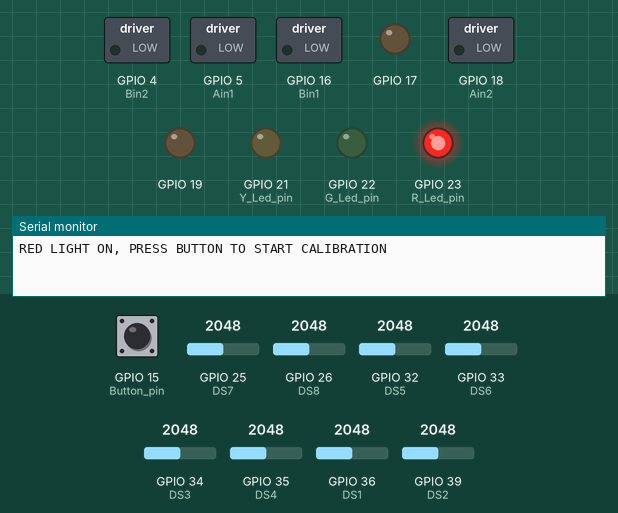
Bench run of a sketch on a simulated ESP32. On the bench: switched loads named in the sketch (green lamp = pin HIGH), output pins drawn as LEDs (lit = HIGH), the last lines printed to the serial monitor. The test bench sets the inputs (shaded band); at power-on: GPIO 15 (Button_pin) HIGH, GPIO 25 (DS7) = 2048, GPIO 26 (DS8) = 2048, GPIO 32 (DS5) = 2048, GPIO 33 (DS6) = 2048, GPIO 34 (DS3) = 2048, GPIO 35 (DS4) = 2048, GPIO 36 (DS1) = 2048, GPIO 39 (DS2) = 2048.

Above: at 1.1 s.
1.2 s: GPIO 15 (Button_pin) pulled LOW for 0.15 s
At 2.4 s:
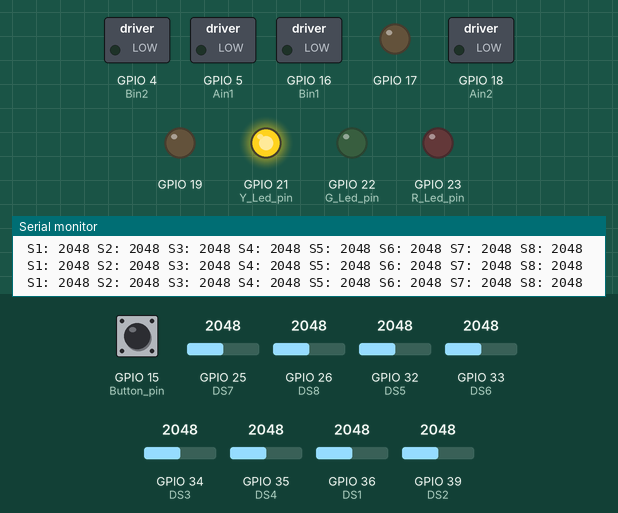
2.8 s: GPIO 25 (DS7) set to 1059
5.8 s: GPIO 25 (DS7) set to 947
At 8.7 s:
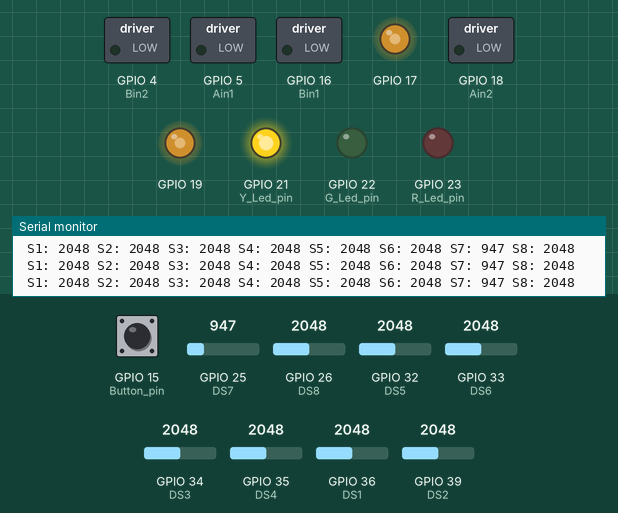
Timing chart, 0 to 14.8 s (numbered marks = the images above; inputs shaded):
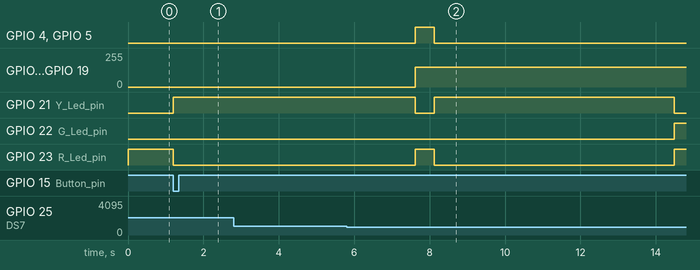

The sketch:

Line_follower_final_code.ino
```cpp
//  Motor A connections--------------------------------------------------------- left motor
const int Motor_A_pwm = 19;
const int Ain2 = 18;
const int Ain1 = 5;

// Motor B connections-----------------------------------------------------------
const int Motor_B_pwm = 17;
const int Bin1 = 16;
const int Bin2 = 4;

// PWM SETUP-----------------------------------------------------------------------
const int PWM_CHANNEL_0 = 0;     // ESP32 has 16 channels which can generate 16 independent waveforms - high speed from 8 - 15
const int PWM_CHANNEL_1 = 1;     // ESP32 has 16 channels which can generate 16 independent waveforms - high speed from 8 - 15

const int PWM_FREQ = 490;    // in Hz - Recall that Arduino Uno is ~490 Hz. Official ESP32 example uses 5,000Hz i
const int PWM_RESOLUTION = 8;  // We'll use same resolution as Uno (8 bits, 0-255) but ESP32 can go up to 16 bits

// The max duty cycle value based on PWM resolution (will be 255 if resolution is 8 bits)
const int MAX_DUTY_CYCLE = (int)(pow(2, PWM_RESOLUTION) - 1);


// analog input for 8 ir array

int DS1 = 36; // left most
int DS2 = 39;
int DS3 = 34;
int DS4 = 35;
int DS5 = 32;
int DS6 = 33;
int DS7 = 25;
int DS8 = 26; /// rightmost

// 8 ir array sensor val
 int S1 = 0 ;
 int S2 = 0 ;
 int S3 = 0 ;
 int S4 = 0 ;
 int S5 = 0 ;
 int S6 = 0 ;
 int S7 = 0 ;
 int S8 = 0 ;

 // 8 IR ARRAY SUM VARIABLES
 int  S1_sum = 0;
 int  S2_sum = 0;
 int  S3_sum = 0;
 int  S4_sum = 0;
 int  S5_sum = 0;
 int  S6_sum = 0;
 int  S7_sum = 0;
 int  S8_sum = 0;

 // 8 IR AVERAGE VARIABLES
 int S1_avg [2]; // [ 0 is max average , 1 is min average ]
 int S2_avg [2];
 int S3_avg [2];
 int S4_avg [2];
 int S5_avg [2];
 int S6_avg [2];
 int S7_avg [2];
 int S8_avg [2];


// DECLARING WEIGHTS

int weights[8] = {-40, -30, -20, -10, 10, 20, 30, 40};
 // midpoint and desired setpoint
double midpoint ;
double setpoint ;
double stoppoint;

// Samplin rate timer
 unsigned long Sampling_rate = 50; // milliseconds = 4 milliseconds = 0.004 seconds = 250hz
 double Sampling_rate_seconds = Sampling_rate / 1000.0;
 unsigned long Current_timer ;
 unsigned long Current_timer2 ;
 unsigned long Start_timer ;
 unsigned long Start_timer2 ;
 unsigned long Stop_duration = 2000 ;

//------------------------------PID VALUES ----------------------
double KP = 15.5; // intrgral constant - TUNE THI

double Ki =  0.0100; // intrgral constant - TUNE THIS
double Integral;

double Kd = 0.5; // Derivative constant- TUNE THIS
double Derivative ;

double error ;
double error_previous = 0;
double PID_output ;

//------------------------------PID FUNCTION ----------------------
void PID(){
error = setpoint - midpoint ;
Integral  = Integral + (error * Sampling_rate_seconds);
Derivative = (error - error_previous) / Sampling_rate_seconds ;

PID_output = (KP  * error) + (Ki * Integral) + (Kd * Derivative);

error_previous = error ; /// save previous error time

}

void setup()
{

 Start_timer = millis();
 Start_timer2 = millis();

 Serial.begin(115200);

   // Set all the motor control pins to outputs
  pinMode(Ain1, OUTPUT);
  pinMode(Ain2, OUTPUT);
  pinMode(Bin1, OUTPUT);
  pinMode(Bin2, OUTPUT);

  ledcAttachChannel(Motor_A_pwm, PWM_FREQ, PWM_RESOLUTION, PWM_CHANNEL_0 );
  ledcAttachChannel(Motor_B_pwm, PWM_FREQ, PWM_RESOLUTION, PWM_CHANNEL_1 );

  // Turn off motors - Initial state
  digitalWrite(Ain1, LOW);
  digitalWrite(Ain2, LOW);
  digitalWrite(Bin1, LOW);
  digitalWrite(Bin2, LOW);

  pinMode(DS1,INPUT);
  pinMode(DS2,INPUT);
  pinMode(DS3,INPUT);
  pinMode(DS4,INPUT);
  pinMode(DS5,INPUT);
  pinMode(DS6,INPUT);
  pinMode(DS7,INPUT);
  pinMode(DS8,INPUT);


 // place the robot on the black calibration section  red light comes on

  int R_Led_pin = 23;
  int Y_Led_pin = 21;
  int G_Led_pin = 22;
  int Button_pin = 15;

  pinMode( R_Led_pin , OUTPUT);
  pinMode( Y_Led_pin , OUTPUT);
  pinMode( G_Led_pin , OUTPUT);
  pinMode( Button_pin, INPUT_PULLUP);

  digitalWrite(R_Led_pin, HIGH);
  digitalWrite(Y_Led_pin, LOW);
  digitalWrite(G_Led_pin, LOW);

  Serial.println("RED LIGHT ON, PRESS BUTTON TO START CALIBRATION");

  int button_state = 1;

  // if button is pushed Red light goes off, YELLOW COMES ON and then calibartion starts

  while( button_state == 1 ) {

   button_state = digitalRead(Button_pin);

   delay (300);

   button_state = digitalRead(Button_pin);

   }

  digitalWrite(R_Led_pin, LOW);
  digitalWrite(Y_Led_pin, HIGH);
  digitalWrite(G_Led_pin, LOW);


 // place the robot on the black calibration section  red light comes on takes reading 1000 average for seconds store as max
    int avg_read_no = 1000 ;
    for ( int i = 0; i < avg_read_no ; i++){

     S1 = analogRead(DS1);
     S2 = analogRead(DS2);
     S3 = analogRead(DS3);
     S4 = analogRead(DS4);
     S5 = analogRead(DS5);
     S6 = analogRead(DS6);
     S7 = analogRead(DS7);
     S8 = analogRead(DS8);

     S1_sum += S1 ;
     S2_sum += S2 ;
     S3_sum += S3 ;
     S4_sum += S4 ;
     S5_sum += S5 ;
     S6_sum += S6 ;
     S7_sum += S7 ;
     S8_sum += S8 ;

    // commmment out
    Serial.print(" S1: "); Serial.print(S1); Serial.print(" S2: "); Serial.print(S2); Serial.print(" S3: "); Serial.print(S3);  Serial.print(" S4: "); Serial.print(S4); Serial.print(" S5: "); Serial.print(S5); Serial.print(" S6: "); Serial.print(S6); Serial.print(" S7: "); Serial.print(S7); Serial.print(" S8: "); Serial.print(S8); Serial.println(" ");

    }

  S1_avg [0] = S1_sum / avg_read_no ;
  S2_avg [0] = S2_sum / avg_read_no ;
  S3_avg [0] = S3_sum / avg_read_no ;
  S4_avg [0] = S4_sum / avg_read_no ;
  S5_avg [0] = S5_sum / avg_read_no ;
  S6_avg [0] = S6_sum / avg_read_no ;
  S7_avg [0] = S7_sum / avg_read_no ;
  S8_avg [0] = S8_sum / avg_read_no ;

 // Red light comes on once the scanning is done and ot ortates to scan the other part

  digitalWrite(R_Led_pin, HIGH);
  digitalWrite(Y_Led_pin, LOW);
  digitalWrite(G_Led_pin, LOW);


 // robot turns righ to white section turn on led
   Serial.println(" Turning to white side for calibration");

   ledcWriteChannel(PWM_CHANNEL_0, 150);
   ledcWriteChannel(PWM_CHANNEL_1, 150);

   // SPIN RIGHT
   digitalWrite(Ain1, HIGH);
   digitalWrite(Ain2, LOW);
   digitalWrite(Bin1, LOW);
   digitalWrite(Bin2, HIGH);
   Serial.print("SPINNING TO WHITE SIDE ");

   delay(500);

   // STOP
   digitalWrite(Ain1, LOW);
   digitalWrite(Ain2, LOW);
   digitalWrite(Bin1, LOW);
   digitalWrite(Bin2, LOW);
   Serial.print("STOP MOVING ");

 // red light goes off and scanning of white section begins \  digitalWrite(R_Led_pin, HIGH);
  digitalWrite(R_Led_pin, LOW);
  digitalWrite(Y_Led_pin, HIGH);
  digitalWrite(G_Led_pin, LOW);

// RESET SUM
S1_sum = S2_sum = S3_sum = S4_sum = S5_sum = S6_sum = S7_sum = S8_sum = 0;

 // rtakes reading 1000 average readings store as min
  for ( int i = 0; i < avg_read_no ; i++){

  S1 = analogRead(DS1);
  S2 = analogRead(DS2);
  S3 = analogRead(DS3);
  S4 = analogRead(DS4);
  S5 = analogRead(DS5);
  S6 = analogRead(DS6);
  S7 = analogRead(DS7);
  S8 = analogRead(DS8);

  S1_sum += S1 ;
  S2_sum += S2 ;
  S3_sum += S3 ;
  S4_sum += S4 ;
  S5_sum += S5 ;
  S6_sum += S6 ;
  S7_sum += S7 ;
  S8_sum += S8 ;

  // comment out
  Serial.print(" S1: "); Serial.print(S1); Serial.print(" S2: "); Serial.print(S2); Serial.print(" S3: "); Serial.print(S3);  Serial.print(" S4: "); Serial.print(S4); Serial.print(" S5: "); Serial.print(S5); Serial.print(" S6: "); Serial.print(S6); Serial.print(" S7: "); Serial.print(S7); Serial.print(" S8: "); Serial.print(S8); Serial.println(" ");

  }

  S1_avg [1] = S1_sum / avg_read_no ;
  S2_avg [1] = S2_sum / avg_read_no ;
  S3_avg [1] = S3_sum / avg_read_no ;
  S4_avg [1] = S4_sum / avg_read_no ;
  S5_avg [1] = S5_sum / avg_read_no ;
  S6_avg [1] = S6_sum / avg_read_no ;
  S7_avg [1] = S7_sum / avg_read_no ;
  S8_avg [1] = S8_sum / avg_read_no ;

 /// determins midpoint - s4 and 5 are on black  via // Line Position = Σ(SensorValue × Weight) / Σ(SensorValue) using S1 to S3 on WHITE, S4 and S5 on black, and S6 to S8 on white

midpoint = (
  (weights[0] * S1_avg[1]) +
  (weights[1] * S2_avg[1]) +
  (weights[2] * S3_avg[1]) +
  (weights[3] * S4_avg[0]) +
  (weights[4] * S5_avg[0]) +
  (weights[5] * S6_avg[1]) +
  (weights[6] * S7_avg[1]) +
  (weights[7] * S8_avg[1])
) / double( S1_avg[1] + S2_avg[1] + S3_avg[1] + S4_avg[0] + S5_avg[0] + S6_avg[1] + S7_avg[1] + S8_avg[1] );

setpoint = midpoint;

Serial.print("Calibrated Setpoint [-40 to 40 scale]: ");
Serial.println(setpoint);


 // red AND GREEN  light comes on scanning calibration done
  digitalWrite(R_Led_pin, HIGH);
  digitalWrite(Y_Led_pin, LOW);
  digitalWrite(G_Led_pin, HIGH);

 // IF BUTTON IS PRESSED START LINE FOLLLOWINF PID ALGORITHM

  button_state = 1 ;

  while( button_state == 1 ) {

   digitalWrite(G_Led_pin, HIGH);

   button_state = digitalRead(Button_pin);

   delay (300);

   button_state = digitalRead(Button_pin);

   digitalWrite(G_Led_pin, LOW);

  }

  digitalWrite(R_Led_pin, LOW);
  digitalWrite(Y_Led_pin, LOW);
  digitalWrite(G_Led_pin, HIGH);

  delay(2500);

}


void loop()
{
  getmidpoint();

  // PWM SPEEED DECLARATION
   int dutyCycle_L ;
   int dutyCycle_R ;


  Current_timer = millis();

  if ( Current_timer - Start_timer >= Sampling_rate ){

   PID();

 //   Serial.print("Error ;") ;   Serial.println (error ) ;
 //   Serial.print("PID OUTPUT: "); Serial.println(PID_output);

  Start_timer = Current_timer ;
  }

  int base_speed_pwm = 65 ;

  int steering_val = round (PID_output) ;

  int steering_val_max  =  255 - base_speed_pwm ;

  steering_val = constrain (steering_val, -steering_val_max, steering_val_max);

   dutyCycle_L = base_speed_pwm - steering_val;
   dutyCycle_R = base_speed_pwm + steering_val;

   dutyCycle_L = constrain(dutyCycle_L , 0, 255);
   dutyCycle_R = constrain(dutyCycle_R , 0, 255);


 //   Serial.print("Moving forward at "); Serial.print(" L PWM ");  Serial.print (dutyCycle_L); Serial.print(" R PWM ");  Serial.println(dutyCycle_R);

// lse{ dutyCycle_L = 0; dutyCycle_R = 0; }

   ledcWriteChannel(PWM_CHANNEL_0, dutyCycle_L);
   ledcWriteChannel(PWM_CHANNEL_1, dutyCycle_R);

   // FORWARD
   digitalWrite(Ain1, HIGH);
   digitalWrite(Ain2, LOW);
   digitalWrite(Bin1, HIGH);
   digitalWrite(Bin2, LOW);

   // ALL BLACK STOP

   // BUTTON TO STOP

}

void getmidpoint(){

 // get sensor readings

  S1 = analogRead(DS1);
  S2 = analogRead(DS2);
  S3 = analogRead(DS3);
  S4 = analogRead(DS4);
  S5 = analogRead(DS5);
  S6 = analogRead(DS6);
  S7 = analogRead(DS7);
  S8 = analogRead(DS8);

  // comment out

//  Serial.print(" S1: "); Serial.print(S1); Serial.print(" S2: "); Serial.print(S2); Serial.print(" S3: "); Serial.print(S3);  Serial.print(" S4: "); Serial.print(S4); Serial.print(" S5: "); Serial.print(S5); Serial.print(" S6: "); Serial.print(S6); Serial.print(" S7: "); Serial.print(S7); Serial.print(" S8: "); Serial.print(S8); Serial.println(" ");

midpoint = (
   (weights[0] * S1) +
   (weights[1] * S2) +
   (weights[2] * S3) +
   (weights[3] * S4) +
   (weights[4] * S5) +
   (weights[5] * S6) +
   (weights[6] * S7) +
   (weights[7] * S8)
) / double( S1 + S2 + S3 + S4 + S5 + S6 + S7 + S8 );

//  Serial.print("currrent position on midpoint scale -40 to 0 to 4 ;") ;   Serial.println (midpoint) ;

}
```

Measured:
- the behaviour switches between 1000 and 999 on GPIO 25 (DS7) (found by bisection; images 1 and 2)
- after the input at 1.2 s, GPIO 21 (Y_Led_pin): LOW → HIGH at once; GPIO 23 (R_Led_pin): HIGH → LOW at once
